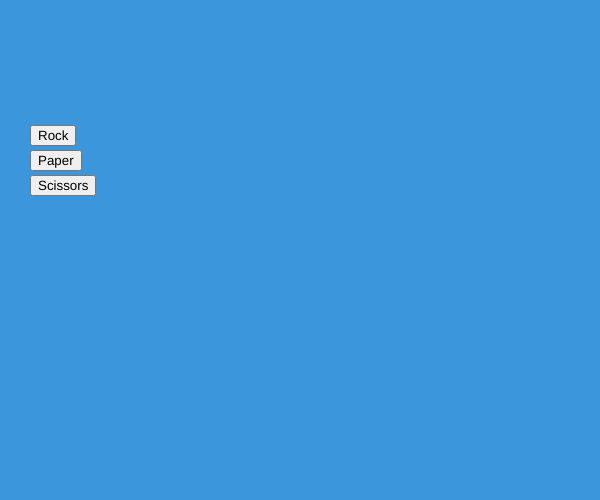
Frame 1 (no input)
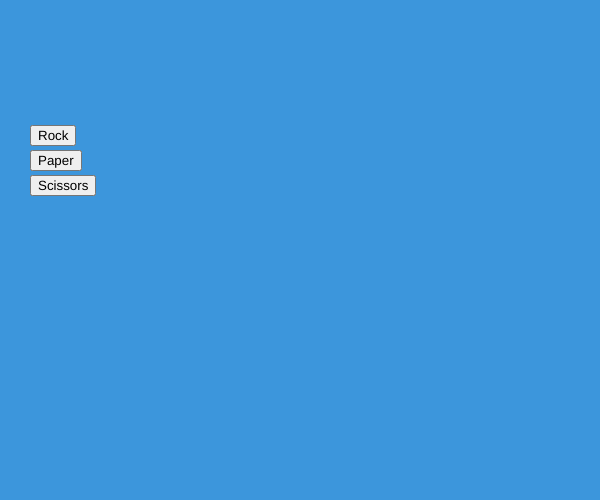
Frame 60 (no input)
Frame 120 (the mouse pressed at the canvas centre since frame 60): identical to frame 60, image omitted

The p5.js sketch that drew these frames (run headless with seeded random() and noise() and a simulated clock; from frame 60 on, the mouse is pressed at the canvas centre):

// p5.js sketch
// ── sketch.js
var rock, paper, scissors;
var playerSelection, computerSelection;

function setup() {
  // put setup code here
  createCanvas(600,500);

}

function draw() {
  // put drawing code here
  background(60,150,220);
  textSize(50);
  textFont("Power Red and Green");

  rock = createButton("Rock");
  rock.position(30,125);
  rock.mousePressed(function(){
    playerSelection = "rock";
    computerSelection = random("rock","paper","scissors");
  });

  paper = createButton("Paper");
  paper.position(30,150);
  paper.mousePressed(function(){
    playerSelection = "paper";
    computerSelection = random("rock","paper","scissors");
  });

  scissors = createButton("Scissors");
  scissors.position(30,175);
  scissors.mousePressed(function(){
    playerSelection = "scissors";
    computerSelection = random("rock","paper","scissors");
  });

  console.log(playerSelection, computerSelection);

  if (playerSelection == "rock" && computerSelection == "paper") {
      text("You lose, paper beats rock", 250,30);
    } else if (playerSelection == "paper" && computerSelection == "rock") {
      text("You win, paper beats rock", 250,30);
    } else if (playerSelection == "rock" && computerSelection == "scissors") {
      text("You win, rock beats scissors");
    } else if (playerSelection == "scissors" && computerSelection == "rock") {
      text("You lose, rock beats scissors", 250, 30);
    } else if (playerSelection == "") {

    }
}
